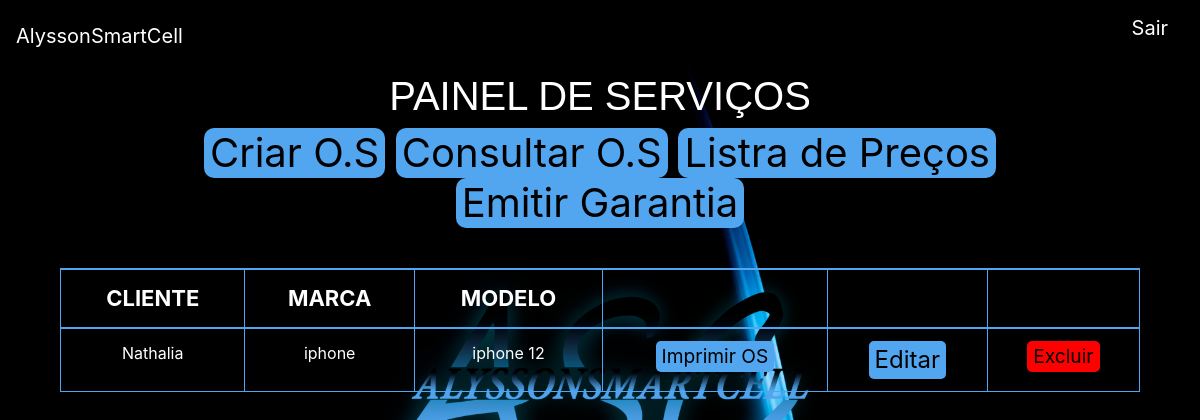
The app's page /inicial/ with its own data.
### OS/models.py (models this page shows)
class ordens_servico(models.Model):
    cliente = models.TextField(max_length=255)
    email = models.TextField(max_length=255)
    contato = models.FloatField()
    data = models.DateField(default=datetime.now)
    modelo = models.TextField(max_length=10)
    marca = models.TextField(max_length=10)
    avarias = models.BooleanField(default=False)
    if avarias == True:
        tipo_avaria = models.TextField()
    else:
        pass
    bateria = models.BooleanField(default=False)
    cartao_memoria = models.BooleanField(default=False)
    chip = models.BooleanField(default=False)
    tampa = models.BooleanField(default=False)
    capa = models.BooleanField(default=False)
    tela = models.BooleanField(default=False)
    display = models.BooleanField(default=False)
    touch = models.BooleanField(default=False)
    ligando = models.BooleanField(default=False)
    vibrando = models.BooleanField(default=False)
    oxidacao = models.BooleanField(default=False)
    botao_home = models.BooleanField(default=False)
    botao_power = models.BooleanField(default=False)
    botoes_volume = models.BooleanField(default=False)
    conector_carga = models.BooleanField(default=False)
    slot_chip= models.BooleanField(default=False)
    outros = models.BooleanField(default=False)
    bateria = models.BooleanField(default=False)
    senha = models.BooleanField(default=False)
    valor = models.FloatField
    defeito = models.TextField(max_length=50)

### users/views.py (the view)
# urls.py: path('inicial/', views_users.pagina_inicial, name='PaginaInicial'),
def pagina_inicial(request):
    dados = {
        'dados':ordens_servico.objects.all
    }
    return render(request, 'users/inicial.html', context=dados)

### users/templates/users/inicial.html (shortened to what this page needs)
{% extends 'users/base.html' %}
{% block conteudo %}
{% load crispy_forms_tags %}
<div class="container">
    <h1 class="titulo" style="text-align: center;">PAINEL DE SERVIÇOS</h1>
    <div class="container">
        <h1 class="botoes" style="text-align: center;font-size: 40px; " >
            <button ><a href="novaos" style="color: black; ">Criar O.S</a></button>
            <button ><a href="{% url 'detalhes_das_os' %}" style="color: black;">Consultar O.S</a></button>
            <button ><a href="{% url 'tabela' %}" style="color: black;">Listra de Preços</a></button>
            <button ><a href="{% url 'garantia' %}" style="color: black;">Emitir Garantia</a></button>
        </h1>
        <table class="table">
            <tr>
                <th style="font-size: larger; font-size: 22px;">CLIENTE</th>
                <th style="font-size: larger; font-size: 22px;">MARCA</th>
                <th style="font-size: larger; font-size: 22px;">MODELO</th>
                <th></th>
                <th></th>
                <th></th>
            </tr>
            {% for dado in dados %}
            <tr >
                <td>{{dado.cliente}}</td>
                <td>{{dado.marca}}</td>
                <td>{{dado.modelo}}</td>
                <div class="bt">
                    <td><button ><a href="{% url 'imprimiros' dado.id %}" style="text-align: center; text-decoration: none; color: black; font-size: larger;">Imprimir OS</a></button></td>
                    <td><button style="background-color: #52a5ef;"><a href="{% url 'editar' dado.id %}" style="color: black; text-align: center; text-decoration: none; font-size:x-large;">Editar</a></button></td>
                    <td><button style="background-color: red; "><a href="{% url 'excluir' dado.id %}" style="color: black; text-align: center; text-decoration: none; font-size: larger;">Excluir</a></button></td>
                </div>
            </tr>
            {% endfor %}
        </table>
    </div>
</div>
{% endblock %}

### users/templates/users/base.html (style rules this page uses)
body { height: 100vh; background-color: black; background-position: center center; background-repeat: no-repeat; background-size: contain; }

### users/templates/users/inicial.html (style rules this page uses)
.table tr { color: white; text-align: center; text }
table, th, td, tr { border: 1px solid #52a5ef; border-collapse: collapse; border-radius: 50px; margin-top: 40px; border-top: 2px solid #52a5ef; }
.titulo { color: white; font-family: Arial, Helvetica, sans-serif; }
.botoes button { background-color: #52a5ef; border-radius: 10px; }
.botoes a { text-decoration: none; }
.bt td, button { border-radius: 5px; text-decoration: none; background-color: #52a5ef; border: none; color: black; }

### records on screen
ordens_servico: cliente "Nathalia", marca "iphone", modelo "iphone 12"
